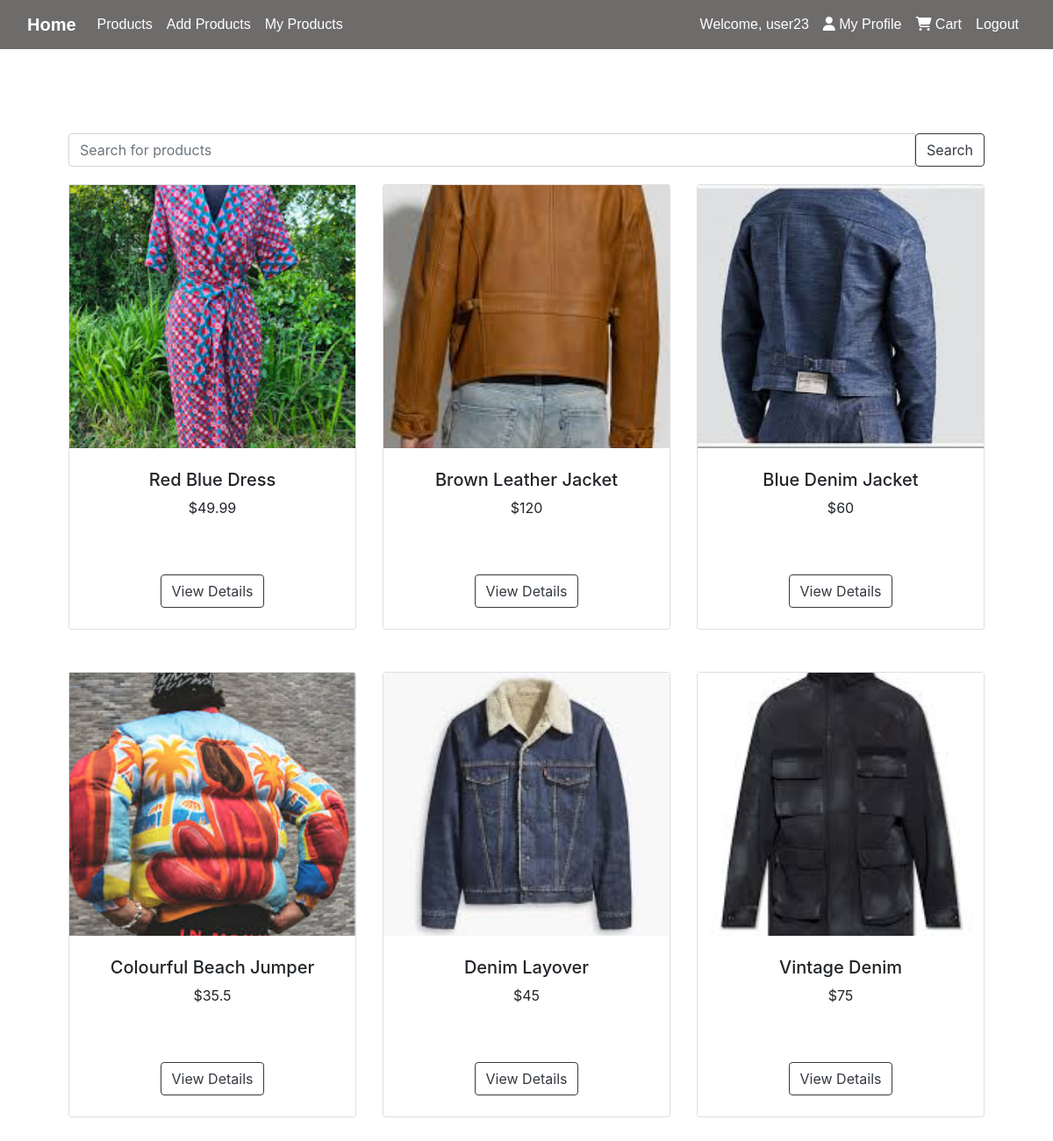
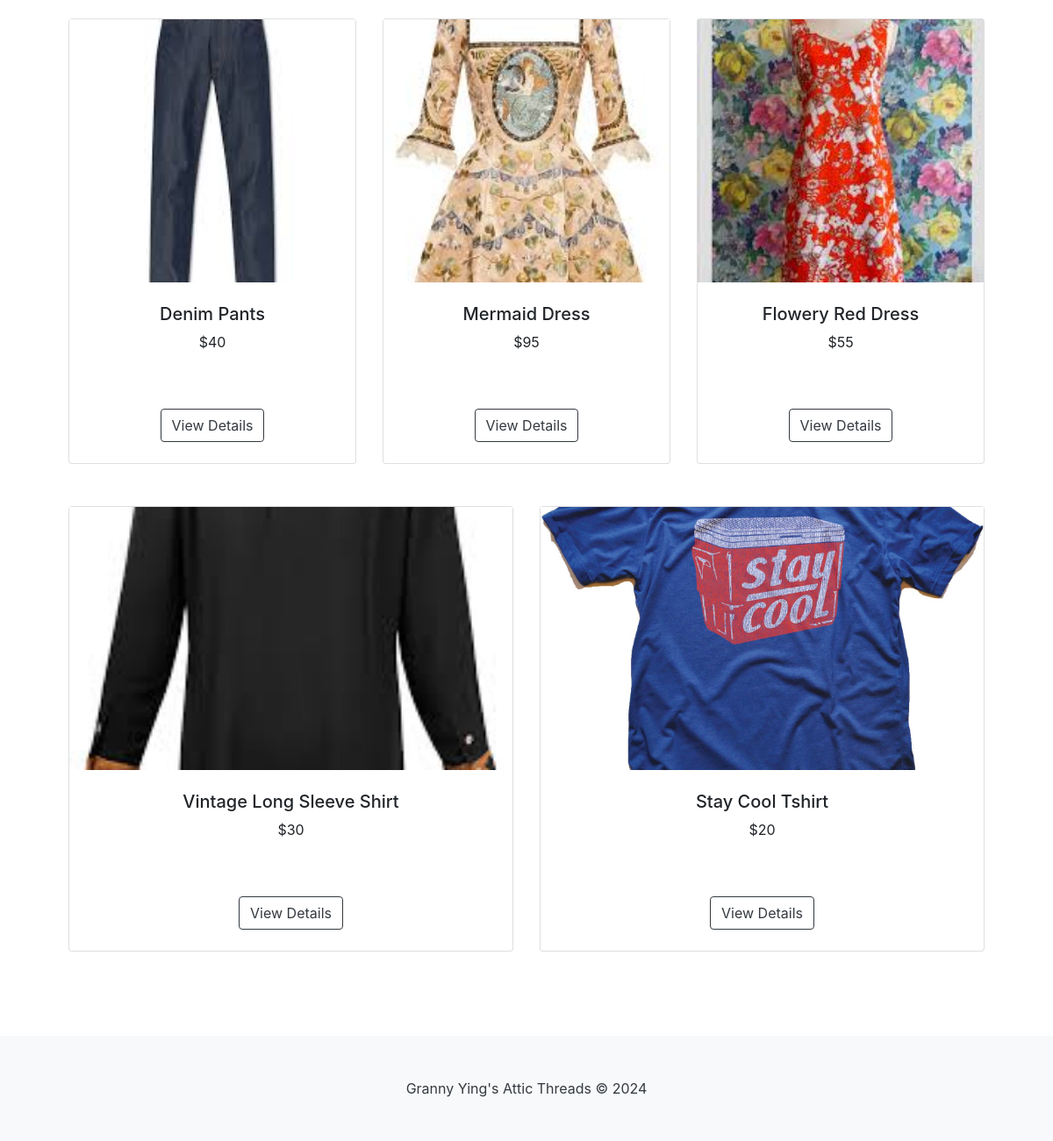
The app's page /view_products (signed in) with its own data (2 pictures, top to bottom).
### tables this page shows
CREATE TABLE "Products" (
	"product_id"	INTEGER NOT NULL,
	"user_id"	INTEGER NOT NULL,
	"product_name"	VARCHAR(45) NOT NULL,
	"description"	VARCHAR(45) NOT NULL,
	"price"	DECIMAL(10, 2),
	"size"	VARCHAR(10),
	"condition"	VARCHAR(20) NOT NULL,
	"image_url"	VARCHAR(255),
	"quantity"	INTEGER NOT NULL,
	"created_at"	DATETIME NOT NULL,
	"verified"	BOOLEAN NOT NULL,
	PRIMARY KEY("product_id" AUTOINCREMENT),
	FOREIGN KEY("user_id") REFERENCES "Users"("user_id")
);

### app.py (the view)
@app.route("/view_products")
def view_products():
    if "user_id" in session:
        user_id = session["user_id"]
    conn = sqlite3.connect("database.db")
    cursor = conn.cursor()
    cursor.execute(
        "SELECT product_id, product_name, price, image_url, verified FROM Products"
    )
    products = cursor.fetchall()
    conn.close()
    products_list = []
    for product in products:
        product_dict = {
            "product_id": product[0],
            "product_name": product[1],
            "price": product[2],
            "image_url": product[3],
            "verified": product[4],
        }
        products_list.append(product_dict)
    return render_template(
        "view_products.html", products_list=products_list, user_id=user_id
    )

### templates/view_products.html (shortened to what this page needs)
<!DOCTYPE html>
<html lang="en">
    {% include "header.html" %}
    <head>
        {% include "navbar.html" %}
    </head>
    <body>
        <section class="py-5">
            <div class="container px-4 px-lg-5 mt-5">
                <div class="search-bar">
                    <form method="GET" action="{{ url_for('search_products') }}">
                        <div class="input-group">
                            <input type="text" class="form-control" placeholder="Search for products" name="query" required>
                            <button class="btn btn-outline-dark" type="submit">Search</button>
                        </div>
                    </form>
                </div>
                {% for i in range(0, products_list|length, 3) %}
                <div class="row justify-content-center">
                    {% for product in products_list[i:i+3] %}
                        <div class="col mb-5{% if loop.index == 3 and loop.first %} offset-md-2{% endif %}">
                            <div class="card h-100">
                                <img class="product-img" src="{{ url_for('static', filename='productImg/' + product['image_url'] + '.jpg') }}" alt="{{ product['product_name'] }}">
                                <div class="card-body p-4">
                                    <div class="text-center">
                                        <h5 class="fw-bolder">{{ product['product_name'] }}</h5>
                                        <p>${{ product['price'] }}</p>
                                    </div>
                                </div>
                                <div class="card-footer p-4 pt-0 border-top-0 bg-transparent">
                                    <div class="text-center"><a class="btn btn-outline-dark mt-auto" href="{{ url_for('product_details', product_id=product['product_id']) }}">View Details</a></div>
                                </div>
                            </div>
                        </div>
                    {% endfor %}
                </div>
                {% endfor %}
            </div>
        </section>
    </body>
    {% include "footer.html" %}
</html>

### static/css/site.css (style rules this page uses)
html, body { height: 100%; margin: 0; padding: 0; }
body { display: flex; flex-direction: column; }
.product-img { width: 100%; height: 600px; object-fit: cover; }
.product-img { width: 100%; height: 300px; object-fit: cover; }

### templates/view_products.html (style rules this page uses)
.search-bar { margin-bottom: 20px; }

### records on screen
Products: image_url (picture), product_name "Red Blue Dress", price "49.99"
Products: image_url (picture), product_name "Brown Leather Jacket", price "120"
Products: image_url (picture), product_name "Blue Denim Jacket", price "60"
Products: image_url (picture), product_name "Colourful Beach Jumper", price "35.5"
Products: image_url (picture), product_name "Denim Layover", price "45"
Products: image_url (picture), product_name "Vintage Denim", price "75"
Products: image_url (picture), product_name "Denim Pants", price "40"
Products: image_url (picture), product_name "Mermaid Dress", price "95"
Products: image_url (picture), product_name "Flowery Red Dress", price "55"
Products: image_url (picture), product_name "Vintage Long Sleeve Shirt", price "30"
Products: image_url (picture), product_name "Stay Cool Tshirt", price "20"

### other values on screen
{{ session['name'] }} "user23"
